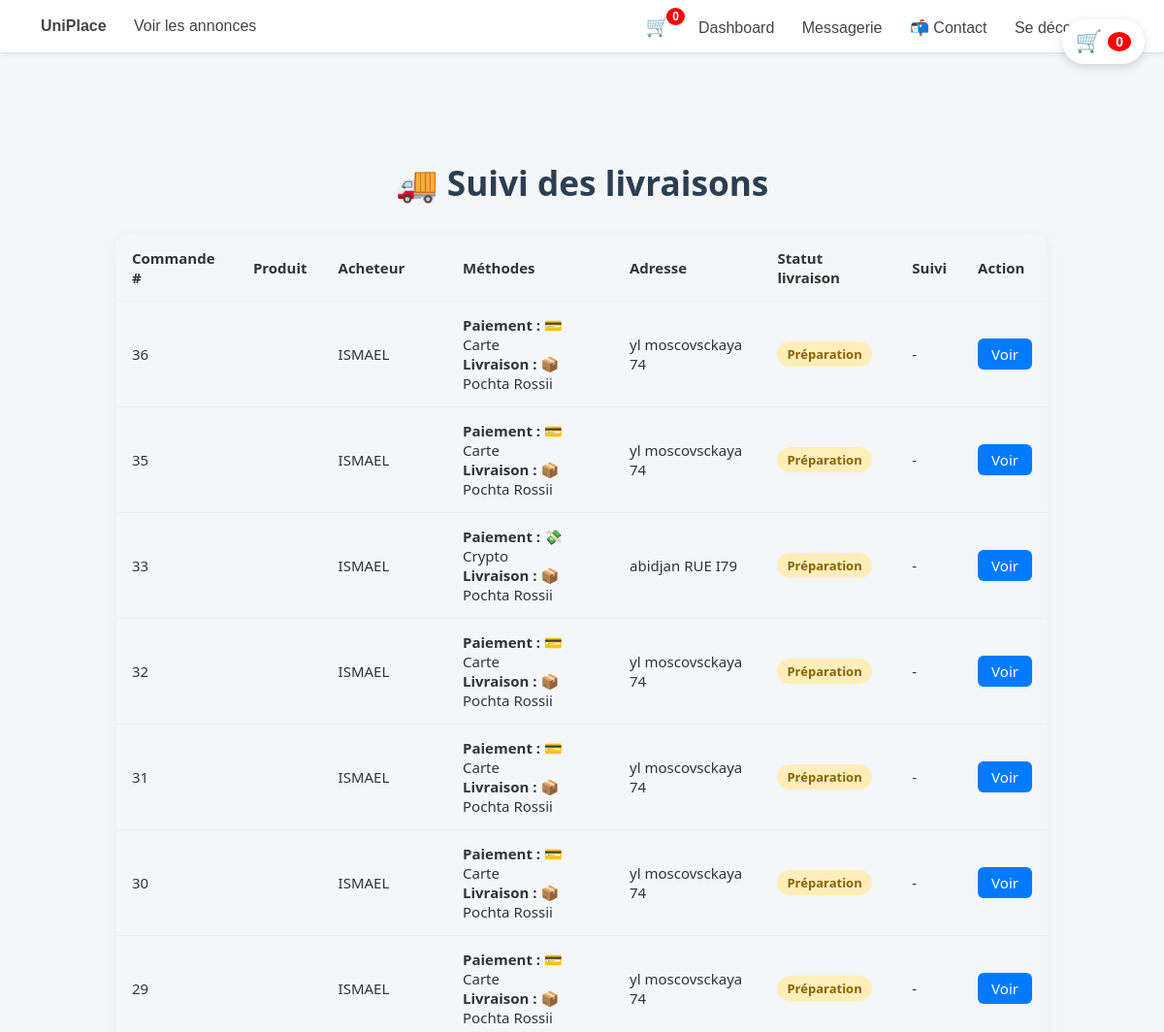
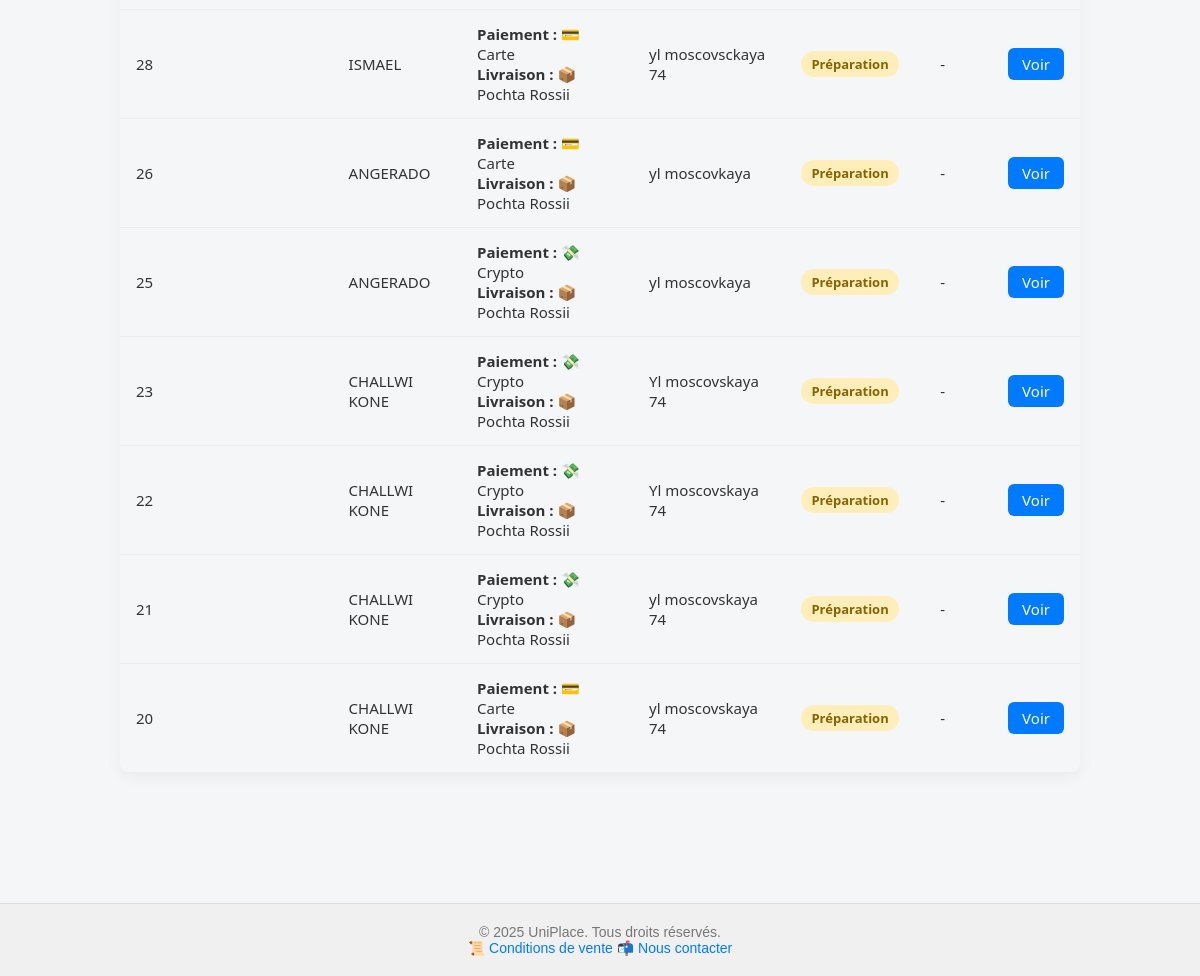
The app's page /admin/livraisons (signed in) with its own data (2 pictures, top to bottom).
### app/models.py (models this page shows)
class Order(db.Model):
    id = db.Column(db.Integer, primary_key=True)
    buyer_id = db.Column(db.Integer, db.ForeignKey('user.id'), nullable=False)
    timestamp = db.Column(db.DateTime, default=datetime.utcnow)
    status = db.Column(db.String(20), default="en_attente")
    payment_method = db.Column(db.String(20))  # "usdt" ou "carte"
    delivery_method = db.Column(db.String(50), nullable=True)
    delivery_address = db.Column(db.Text, nullable=True)
    tracking_number = db.Column(db.String(100), nullable=True)
    tracking_status = db.Column(db.String(100), nullable=True)
    total_rub = db.Column(db.Float, default=0.0)  # total TTC en RUB (produits + livraison)
    total_delivery_fee = db.Column(db.Float, default=0.0)  # total livraison en RUB
    total_commission_rub = db.Column(db.Float, default=0.0)  # frais à payer à UniPlace
    total_usdt = db.Column(db.Float, default=0.0)  # montant payé en USDT (correspond à la commission)
    buyer = db.relationship("User", backref="orders")
    items = db.relationship("OrderItem", back_populates="order", cascade="all, delete-orphan")

class User(UserMixin, db.Model):
    id = db.Column(db.Integer, primary_key=True)
    username = db.Column(db.String(80), unique=True, nullable=False)
    email = db.Column(db.String(120), unique=True, nullable=False)
    password = db.Column(db.String(200), nullable=False)
    is_admin = db.Column(db.Boolean, default=False)
    email_confirmed = db.Column(db.Boolean, default=False)
    usdt_address = db.Column(db.String(200), nullable=True)
    bank_name = db.Column(db.String(100), nullable=True)
    card_number = db.Column(db.String(50), nullable=True)
    card_holder = db.Column(db.String(100), nullable=True)

### app/routes/admin.py (the view)
@admin_bp.route('/admin/livraisons')
@login_required
@admin_required
def admin_livraisons():
    commandes = Order.query.filter_by(status='paid').order_by(Order.timestamp.desc()).all()
    return render_template("admin_livraisons.html", commandes=commandes)

### app/routes/admin.py (called while the page is built)
def admin_required(f):
    @wraps(f)
    def decorated_function(*args, **kwargs):
        if not current_user.is_authenticated or not current_user.is_admin:
            abort(403)  # interdit accès aux non-admin
        return f(*args, **kwargs)
    return decorated_function

### app/routes/auth.py (called while the page is built)
@login_manager.user_loader
def load_user(user_id):
    return User.query.get(int(user_id))

### app/templates/admin_livraisons.html (shortened to what this page needs)
{% extends "base.html" %}
{% block content %}
<div class="livraisons-wrapper">
    <h2>🚚 {{ _('Suivi des livraisons') }}</h2>
    {% if commandes %}
    <table class="livraisons-table">
        <thead>
            <tr>
                <th>{{ _('Commande #') }}</th>
                <th>{{ _('Produit') }}</th>
                <th>{{ _('Acheteur') }}</th>
                <th>{{ _('Méthodes') }}</th>
                <th>{{ _('Adresse') }}</th>
                <th>{{ _('Statut livraison') }}</th>
                <th>{{ _('Suivi') }}</th>
                <th>{{ _('Action') }}</th>
            </tr>
        </thead>
        <tbody>
            {% for cmd in commandes %}
            <tr>
                 <td data-label="{{ _('Commande #') }}">{{ cmd.id }}</td>
                <td data-label="{{ _('Produit') }}">
                </td>
                <td data-label="{{ _('Acheteur') }}">{{ cmd.buyer.username }}</td>
                <td data-label="{{ _('Méthodes') }}">
                    <strong>{{ _('Paiement') }} :</strong>
                    {% if cmd.payment_method == 'usdt' %}
                        💸 {{ _('Crypto') }}
                    {% elif cmd.payment_method == 'carte' %}
                        💳 {{ _('Carte') }}
                    {% else %}
                        ❓ {{ _('Inconnu') }}
                    {% endif %}
                    <br>
                    <strong>{{ _('Livraison') }} :</strong>
                    {% if cmd.delivery_method == 'pochta' %}
                        📦 {{ _('Pochta Rossii') }}
                    {% elif cmd.delivery_method == 'main_propre' %}
                        🤝 {{ _('Remise en main propre') }}
                    {% else %}
                        {{ _('Non précisée') }}
                    {% endif %}
                </td>
                <td data-label="{{ _('Adresse') }}">{{ cmd.delivery_address or _('Non fournie') }}</td>
                <td data-label="{{ _('Statut livraison') }}">
                    {% if cmd.tracking_status == 'livré' %}
                        <span class="badge badge-delivered">{{ _('Livré') }}</span>
                    {% elif cmd.tracking_status == 'expédié' %}
                        <span class="badge badge-shipped">{{ _('Expédié') }}</span>
                    {% else %}
                        <span class="badge badge-pending">{{ cmd.tracking_status or _('Préparation') }}</span>
                    {% endif %}
                </td>
                <td data-label="{{ _('Suivi') }}">{{ cmd.tracking_number or '-' }}</td>
                <td data-label="{{ _('Action') }}">
                    <a href="{{ url_for('admin.admin_commande_detail', order_id=cmd.id) }}" class="btn-view">{{ _('Voir') }}</a>
                </td>
            </tr>
            {% endfor %}
        </tbody>
    </table>
    {% else %}
        <p style="text-align: center; font-size: 1.1rem; color: #666;">{{ _('Aucune commande livrée pour le moment.') }}</p>
    {% endif %}
</div>
{% endblock %}

### app/templates/base.html (style rules this page uses)
body { margin: 0; font-family: 'Segoe UI', sans-serif; background-color: #f4f6f8; color: #333; }
a { text-decoration: none; color: #007BFF; }
body { font-family: Arial, sans-serif; margin: 0; padding: 0; }

### app/templates/admin_livraisons.html (style rules this page uses)
.livraisons-wrapper { max-width: 1100px; margin: auto; padding: 40px 20px; font-family: 'Segoe UI', sans-serif; }
.livraisons-wrapper h2 { text-align: center; font-size: 2.2rem; color: #2c3e50; margin-bottom: 30px; }
.livraisons-table { width: 100%; border-collapse: collapse; border-radius: 10px; overflow: hidden; box-shadow: 0 4px 15px rgba(0,0,0,0.05); }
.livraisons-table thead { background-color: #f4f6f9; }
.livraisons-table th, .livraisons-table td { padding: 14px 16px; text-align: left; font-size: 15px; border-bottom: 1px solid #eee; }
.badge { padding: 4px 10px; border-radius: 20px; font-size: 13px; font-weight: 600; display: inline-block; }
.badge-pending { background-color: #ffeeba; color: #856404; }
.btn-view { text-decoration: none; color: white; background-color: #007bff; padding: 6px 14px; border-radius: 6px; font-weight: 500; transition: background-color 0.2s; }
body { font-family: Arial, sans-serif; margin: 0; padding: 0; }

### records on screen
Order: id "36", buyer.username "ISMAEL", delivery_address "yl moscovsckaya 74", tracking_status "Préparation", tracking_number "-"
Order: id "35", buyer.username "ISMAEL", delivery_address "yl moscovsckaya 74", tracking_status "Préparation", tracking_number "-"
Order: id "33", buyer.username "ISMAEL", delivery_address "abidjan RUE I79", tracking_status "Préparation", tracking_number "-"
Order: id "32", buyer.username "ISMAEL", delivery_address "yl moscovsckaya 74", tracking_status "Préparation", tracking_number "-"
Order: id "31", buyer.username "ISMAEL", delivery_address "yl moscovsckaya 74", tracking_status "Préparation", tracking_number "-"
Order: id "30", buyer.username "ISMAEL", delivery_address "yl moscovsckaya 74", tracking_status "Préparation", tracking_number "-"
Order: id "29", buyer.username "ISMAEL", delivery_address "yl moscovsckaya 74", tracking_status "Préparation", tracking_number "-"
Order: id "28", buyer.username "ISMAEL", delivery_address "yl moscovsckaya 74", tracking_status "Préparation", tracking_number "-"
Order: id "26", buyer.username "ANGERADO", delivery_address "yl moscovkaya", tracking_status "Préparation", tracking_number "-"
Order: id "25", buyer.username "ANGERADO", delivery_address "yl moscovkaya", tracking_status "Préparation", tracking_number "-"
Order: id "23", buyer.username "CHALLWI KONE", delivery_address "Yl moscovskaya 74", tracking_status "Préparation", tracking_number "-"
Order: id "22", buyer.username "CHALLWI KONE", delivery_address "Yl moscovskaya 74", tracking_status "Préparation", tracking_number "-"
Order: id "21", buyer.username "CHALLWI KONE", delivery_address "yl moscovskaya 74", tracking_status "Préparation", tracking_number "-"
Order: id "20", buyer.username "CHALLWI KONE", delivery_address "yl moscovskaya 74", tracking_status "Préparation", tracking_number "-"

### other values on screen
{{ panier_count }} "0"
{{ current_year or 2025 }} "2025"
